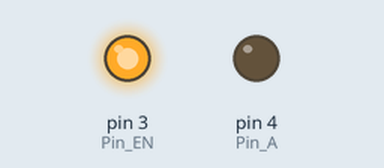
A sketch run on a simulated Arduino Uno, built with avr-gcc and run on an emulated ATmega328P. Parts: output pins drawn as LEDs (lit = HIGH).

Above: at 0.05 s.
At 6.95 s:
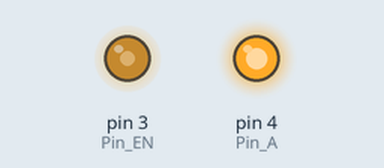
Timing chart, 0 to 10.4 s (numbered marks = the images above):
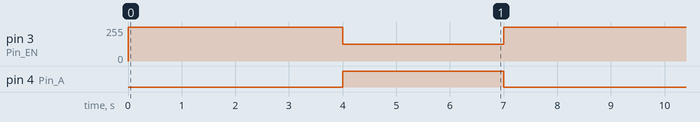

Measured:
- by itself, pin 3 (Pin_EN): repeats every 8.0 s: 127/255 3.0 s, 255/255 5.0 s
- by itself, pin 4 (Pin_A): alternates HIGH for 3.0 s and LOW for 5.0 s

The sketch:

PuenteH.ino
```cpp
// Programa para controlar motores con puente H
int Pin_EN = 3;
int Pin_A = 4;
int Pin_B = 4;

void setup() {
  pinMode(Pin_EN, OUTPUT);
  pinMode(Pin_A, OUTPUT);
  pinMode(Pin_B, OUTPUT);


}

void loop() {
  digitalWrite(Pin_A,HIGH);
  digitalWrite(Pin_B,LOW);
  analogWrite(Pin_EN,255);
  delay(3000);
  digitalWrite(Pin_A,LOW);
  digitalWrite(Pin_B,LOW);
  analogWrite(Pin_EN,255);
  delay(1000);
  digitalWrite(Pin_A,LOW);
  digitalWrite(Pin_B,HIGH);
  analogWrite(Pin_EN,127);
  delay(3000);
  digitalWrite(Pin_A,LOW);
  digitalWrite(Pin_B,LOW);
  analogWrite(Pin_EN,255);
  delay(1000);

}
```
